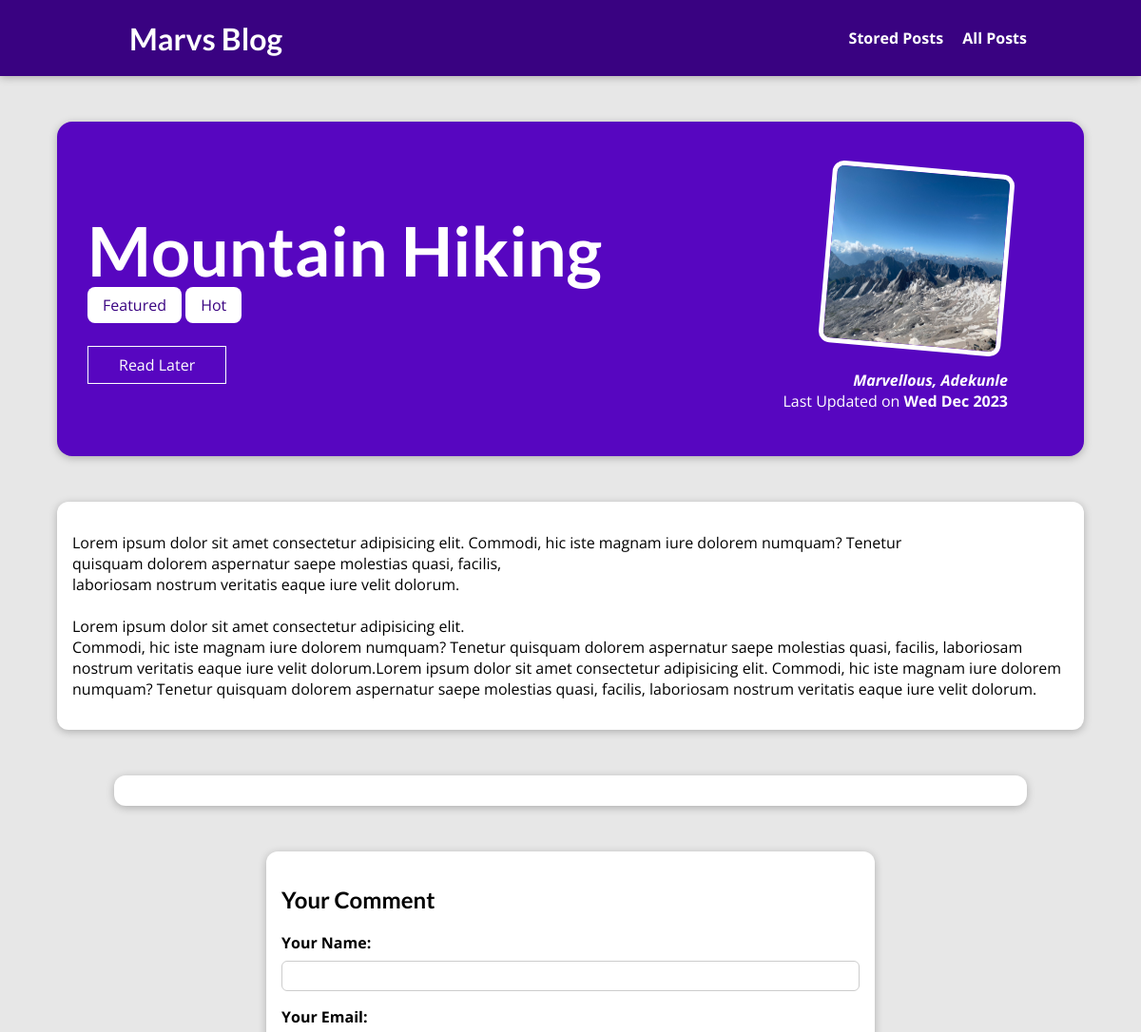
Before: /post/hike-in-the-mountains (upper part) with the older database file.
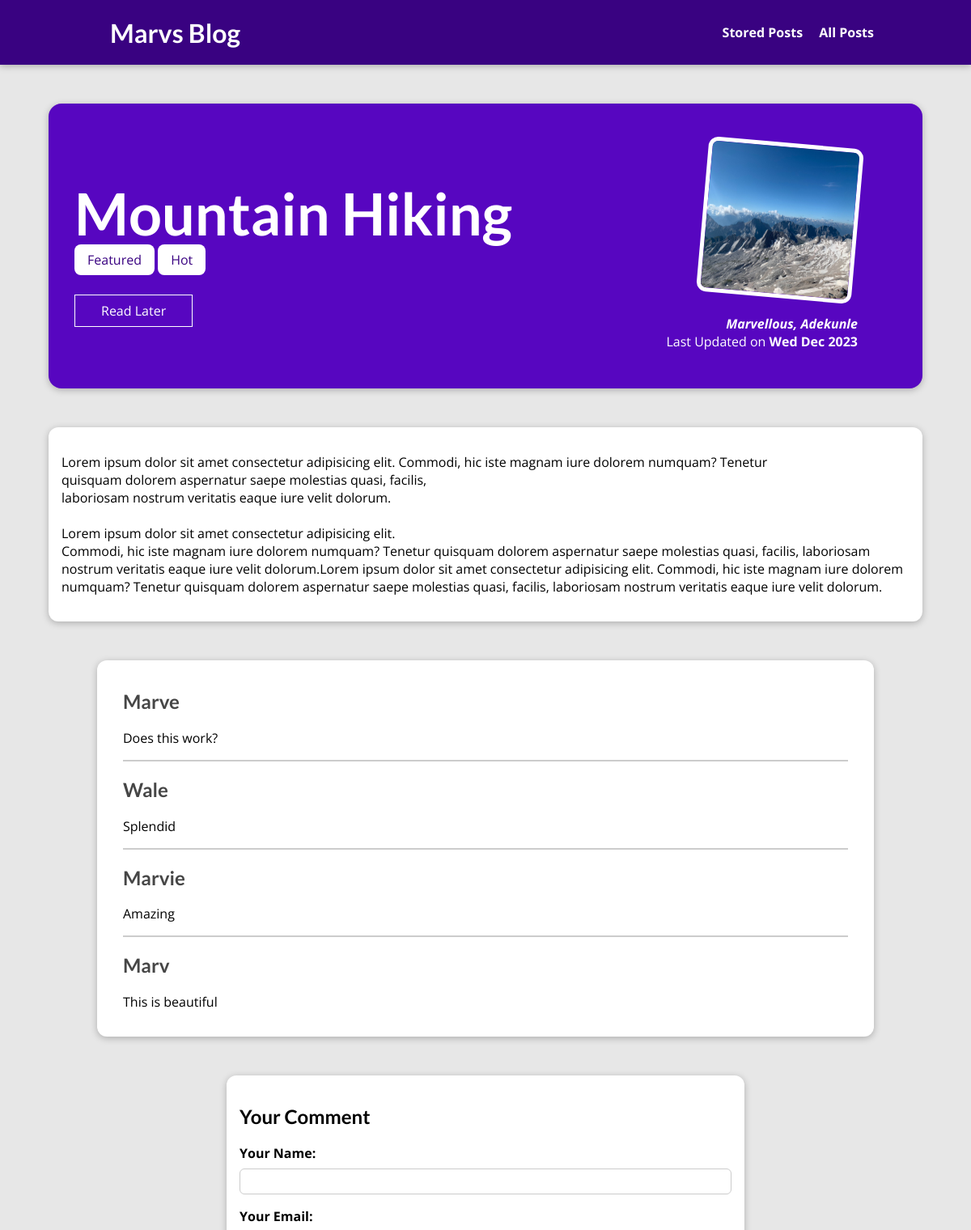
After: the same page with the newer database file.
### blog/models.py (models this page shows, shortened)
class Post(models.Model):
    title = models.CharField(max_length=150)
    excerpt = models.CharField(max_length=200)
    image = models.ImageField(upload_to="posts", null=True)
    date = models.DateField(auto_now=True)
    slug = models.SlugField(unique=True, db_index=True)
    content = models.TextField(validators=[MinLengthValidator(10)])
    author = models.ForeignKey(Author,
                               on_delete=models.SET_NULL, null=True, related_name="posts")
    tags = models.ManyToManyField(Tag)

class Tag(models.Model):
    caption = models.CharField(max_length=20)

class Author(models.Model):
    first_Name = models.CharField(max_length=100)
    last_Name = models.CharField(max_length=100)
    email_address = models.EmailField()
    def __str__(self):
        return F"{self.first_Name}, {self.last_Name}"

class Comment(models.Model):
    user_name = models.CharField(max_length=120)
    user_email = models.EmailField()
    comment = models.TextField(max_length=400 )
    post = models.ForeignKey(
        Post, on_delete=models.CASCADE, related_name="comments")

### blog/views.py (the view, shortened to what this page needs)
# urls.py: path("post/<slug:slug>", views.post_detail.as_view(),
class post_detail(View):
    def is_stored_post(self, request, post_id):
        stored_posts = request.session.get("stored_posts")
        if stored_posts is not None:
            is_saved_for_later = post_id in stored_posts
        else:
            is_saved_for_later = False
        return is_saved_for_later
    def get(self, request, slug):
        post = Post.objects.get(slug=slug)
        context = {
            "post": post,
            "post_tags": post.tags.all(),
            "comment_form": CommentForm(),
            "comments": post.comments.all().order_by("-id"),
            "saved_for_later": self.is_stored_post(request, post.id),
        }
        return render(request, "blog/post-detail.html", context )

### blog/forms.py
class CommentForm(forms.ModelForm):
    class Meta:
        model = Comment
        exclude = ["post"]
        labels = {
            "user_name": "Your Name",
            "user_email": "Your Email",
            "text": "Your Comment"
        }

### blog/templates/blog/post-detail.html (shortened to what this page needs)
{% extends "base.html" %}
{% load static %}
{% block css_files %}
<link rel="stylesheet" href="{% static 'blog/post-detail.css'%}">
{% endblock %}
{% block content %}
<section id="summary">
    <h2>{{ post.title }}</h2>
    <div>
        {% for tag in post_tags %}
        <span class="tag">{{ tag.caption }}</span>
        {% endfor %}
    </div>
    <div id="read-later">
        <form action="{% url 'read-later' %}" method="POST">
            <button>
                {% if saved_for_later %}
                    Remove from "Read Later" list
                {% else %}
                    Read Later
                {% endif %}
            </button>
        </form>
    </div>
    <article>
        <img src="{{ post.image.url }}" alt="{{ post.title }}">
        <address> <a href="mailto:{{post.author.email_address}}">{{ post.author }}</a></address>
        <div>
            Last Updated on <time> {{ post.date|date:"D M Y" }} </time>
        </div>
    </article>
</section>
<main>
    <p>
        {{ post.content|linebreaks }}
    </p>
</main>
<section id="comments">
    <ul>
        {% for comment in comments %}
            <li>
                <h2>{{ comment.user_name }}</h2>
                <p> {{ comment.comment|linebreaks }}</p>
            </li>
        {% endfor %}
    </ul>
</section>
<section id="comment-form">
    <h2>Your Comment</h2>
    <form action="{% url 'post-detail' post.slug %}" method="POST">
        {% for form_field in comment_form %}
            <div class="form-control {% if form_field.errors %}invalid{% endif %}">
                {{ form_field.label_tag }}
                {{ form_field }}
            </div>
        {% endfor %}
    </form>
</section>
{% endblock %}

### templates/base.html (shortened to what this page needs)
{% load static %}
<!DOCTYPE html>
<html lang="en">
<head>
    <link rel="stylesheet" href="{% static 'app.css'%}">
    {% block css_files %} {% endblock %}
</head>
<body>
    <header id="main-navigation">
        <h1><a href="{% url 'index' %}">Marvs Blog</a></h1>
        <nav>
            <a href="{% url 'read-later' %}">Stored Posts</a>
            <a href="{% url 'posts-page' %}">All Posts</a>
        </nav>
    </header>
    {% block content %}{% endblock%}
</body>
</html>

### static/app.css (style rules this page uses)
* { box-sizing: border-box; }
html { font-family: 'Open Sans', 'Lato', sans-serif; }
body { margin: 0; }
h1, h2, h3 { font-family: 'Lato', sans-serif; font-weight: bold; }
#main-navigation { width: 100%; height: 5rem; display: flex; justify-content: space-between; align-items: center; padding: 0 10%; position: absolute; top: 0; left: 0; }
#main-navigation a { text-decoration: none; color: white; font-weight: bold; margin-left: 1rem; }

### blog/static/blog/post-detail.css (style rules this page uses)
body { background-color: #e7e7e7; }
#main-navigation { background-color: #390281; box-shadow: 0 2px 8px rgba(0, 0, 0, 0.25); }
#summary { margin: 8rem auto 3rem auto; padding: 2rem; width: 90%; max-width: 90rem; border-radius: 16px; background-color: #5706c0; position: relative; box-shadow: 0 2px 8px rgba(0, 0, 0, 0.25); height: 22rem; }
#summary h2 { color: white; font-size: 4.5rem; margin-bottom: 0.25rem; }
#summary article { position: absolute; top: 2rem; right: 3rem; padding: 1rem 2rem; border-radius: 12px; text-align: right; color: white; }
#summary article img { width: 12rem; height: 12rem; border-radius: 12px; transform: rotateZ(5deg); border: 5px solid white; margin-bottom: 1rem; }
#summary address { font-weight: bold; }
#summary a { color: white; text-decoration: none; }
#summary time { font-weight: bold; }
#read-later { margin: 2rem 0; }
#read-later button { background-color: transparent; border: 1px solid white; padding: 0.5rem 2rem; font: inherit; color: white; cursor: pointer; }
main { width: 90%; max-width: 90rem; margin: 3rem auto; background-color: white; padding: 1rem; border-radius: 12px; box-shadow: 0 2px 8px rgba(0, 0, 0, 0.25); }
.tag { background-color: white; color: #390281; padding: 0.5rem 1rem; border-radius: 8px; }
#comment-form { margin: 3rem auto; width: 90%; max-width: 40rem; border-radius: 12px; background-color: white; box-shadow: 0 2px 8px rgba(0, 0, 0, 0.25); padding: 1rem; }
.form-control { margin-bottom: 1rem; }
.form-control label { font-weight: bold; margin-bottom: 0.5rem; display: block; }
.form-control input, .form-control textarea { display: block; width: 100%; font: inherit; padding: 0.25rem; border-radius: 6px; border: 1px solid #ccc; }
#comments { margin: 3rem auto; width: 90%; max-width: 60rem; border-radius: 12px; background-color: white; box-shadow: 0 2px 8px rgba(0, 0, 0, 0.25); padding: 1rem 2rem; }
#comments ul { list-style: none; margin: 0; padding: 0; }
#comments li { margin-bottom: 1rem; border-bottom: 2px solid #ccc; }
#comments li:last-of-type { border-bottom: none; }
#comments h2 { color: #464646; }

Changed rows visible on the page:
added Comment: user_name "Marve", comment "Does this work?"
added Comment: user_name "Wale", comment "Splendid"
added Comment: user_name "Marvie", comment "Amazing"
added Comment: user_name "Marv", comment "This is beautiful"
